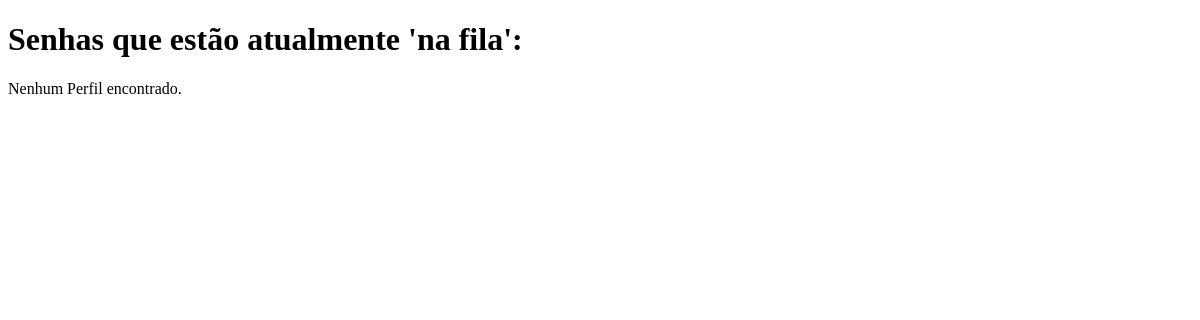
Before: / with the older database file.
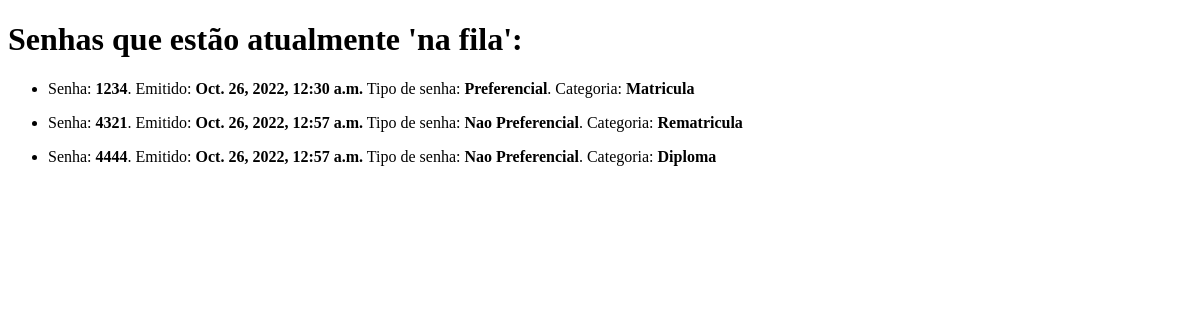
After: the same page with the newer database file.
### senhas/models.py (models this page shows)
class Senha(models.Model):
    senha = models.IntegerField(null=False)
    hora_data = models.DateTimeField(auto_now_add=True)
    categoria = models.ForeignKey(Categoria, on_delete=models.CASCADE)
    tipo = models.ForeignKey(PainelTipo, on_delete=models.CASCADE)
    status = models.ForeignKey(StatusSenha, on_delete=models.CASCADE)

class PainelTipo(models.Model):
    nome = models.CharField(max_length=45, null=False)

class Categoria(models.Model):
    nome = models.CharField(max_length=45, null=False)

### senhas/views.py (the view)
# urls.py: path('', views.index, name='index'),
def index(request):
    data = Senha.objects.all()
    senha = {
        "senhas": data
    }
    return render(request, 'index.html', senha)

### senhas/templates/index.html (shortened to what this page needs)
<!DOCTYPE html>
<html lang="pt-br">
    <head>
    </head>
    <body>
        <h1>Senhas que estão atualmente 'na fila':</h1>
        {% if senhas %}
            <ul>
                {% for senha in senhas %}
                    {% if senha.status.nome == 'Na fila'  %}
                        <li>
                            <p>Senha: <b>{{ senha.senha }}</b>. Emitido: <b>{{ senha.hora_data }}</b> Tipo de senha: <b>{{ senha.tipo.nome }}</b>. Categoria: <b>{{  senha.categoria.nome }}</b></p>
                        </li>
                    {% endif %}
                {% endfor %}
            </ul>
        {% else %}
            <p>Nenhum Perfil encontrado.</p>
        {% endif %}
    </body>
</html>

Changed rows visible on the page:
added Senha: senha "1234", hora_data "Oct. 26, 2022, 12:30 a.m.", tipo.nome "Preferencial", categoria.nome "Matricula"
added Senha: senha "4321", hora_data "Oct. 26, 2022, 12:57 a.m.", tipo.nome "Nao Preferencial", categoria.nome "Rematricula"
added Senha: senha "4444", hora_data "Oct. 26, 2022, 12:57 a.m.", tipo.nome "Nao Preferencial", categoria.nome "Diploma"
Other visible differences:
text no longer shown: "Nenhum Perfil encontrado."
